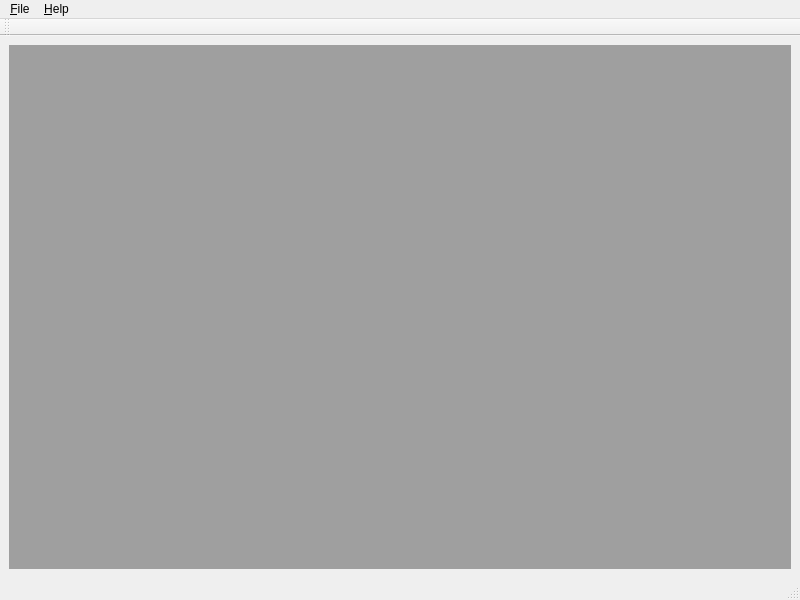
<?xml version="1.0" encoding="UTF-8"?>
<ui version="4.0">
 <class>MainWindow</class>
 <widget class="QMainWindow" name="MainWindow">
  <property name="geometry">
   <rect>
    <x>0</x>
    <y>0</y>
    <width>800</width>
    <height>600</height>
   </rect>
  </property>
  <widget class="QWidget" name="centralwidget">
   <layout class="QHBoxLayout" name="horizontalLayout">
    <item>
     <widget class="QSplitter" name="hSplitter">
      <property name="orientation">
       <enum>Qt::Horizontal</enum>
      </property>
      <property name="handleWidth">
       <number>3</number>
      </property>
      <property name="childrenCollapsible">
       <bool>false</bool>
      </property>
      <widget class="QMdiArea" name="mdiArea">
       <property name="verticalScrollBarPolicy">
        <enum>Qt::ScrollBarAlwaysOff</enum>
       </property>
       <property name="horizontalScrollBarPolicy">
        <enum>Qt::ScrollBarAlwaysOff</enum>
       </property>
       <property name="sizeAdjustPolicy">
        <enum>QAbstractScrollArea::AdjustIgnored</enum>
       </property>
       <property name="activationOrder">
        <enum>QMdiArea::StackingOrder</enum>
       </property>
       <property name="viewMode">
        <enum>QMdiArea::TabbedView</enum>
       </property>
       <property name="tabsClosable">
        <bool>false</bool>
       </property>
      </widget>
     </widget>
    </item>
   </layout>
  </widget>
  <widget class="QMenuBar" name="menubar">
   <widget class="QMenu" name="menuFile">
    <property name="title">
     <string>&amp;File</string>
    </property>
   </widget>
   <widget class="QMenu" name="menuHelp">
    <property name="title">
     <string>&amp;Help</string>
    </property>
   </widget>
   <addaction name="menuFile"/>
   <addaction name="menuHelp"/>
  </widget>
  <widget class="QStatusBar" name="statusbar"/>
  <widget class="QToolBar" name="toolBar">
   <property name="windowTitle">
    <string>toolBar</string>
   </property>
   <attribute name="toolBarArea">
    <enum>TopToolBarArea</enum>
   </attribute>
   <attribute name="toolBarBreak">
    <bool>false</bool>
   </attribute>
  </widget>
 </widget>
 <resources/>
 <connections/>
</ui>
